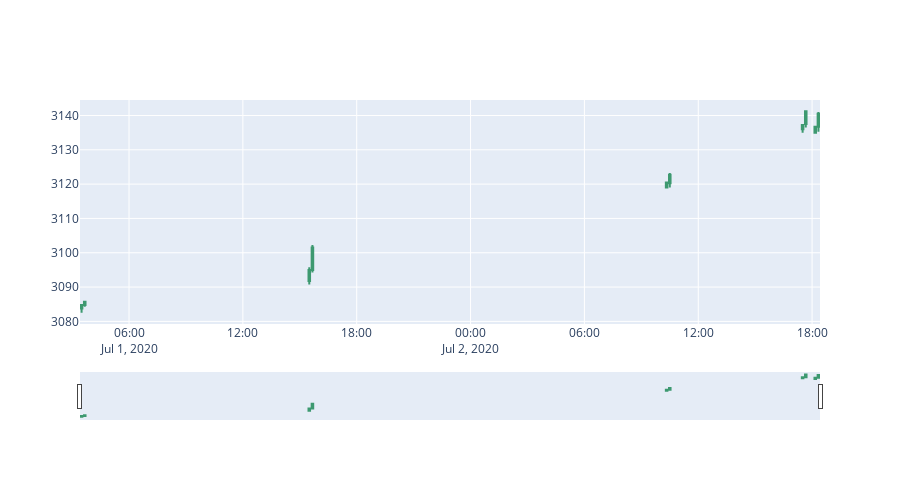

The notebook cell saved with this chart:
### Code cell
# filter for you PLOTLY graph

fig = go.Figure(data=go.Candlestick(x=tmp_df.index,
                    open=tmp_df['Open'],
                    high=tmp_df['High'],
                    low=tmp_df['Low'],
                    close=tmp_df['Close']))
fig.update_layout(height=500)
fig.show()

### Figure 1 — Plotly figure (JSON) as saved in the notebook; plotly's stock layout.template omitted (floating-point values rounded to 4 significant figures)
{"data": [{"close": [3085.0, 3086.0, 3095, 3102.0, 3120.0, 3123.0, 3137.0, 3141.0, 3137.0, 3140.0], "high": [3085.0, 3086, 3096.0, 3102.0, 3121.0, 3123.0, 3138.0, 3141.0, 3137, 3141], "low": [3082.0, 3084.0, 3091.0, 3094.0, 3119.0, 3119, 3135, 3136.0, 3135.0, 3135.0], "open": [3084.0, 3085.0, 3092.0, 3095, 3119, 3120.0, 3136, 3138.0, 3135, 3137.0], "type": "candlestick", "x": ["2020-07-01T03:30:00", "2020-07-01T03:40:00", "2020-07-01T15:30:00", "2020-07-01T15:40:00", "2020-07-02T10:20:00", "2020-07-02T10:30:00", "2020-07-02T17:30:00", "2020-07-02T17:40:00", "2020-07-02T18:10:00", "2020-07-02T18:20:00"]}], "layout": {"height": 500}}
